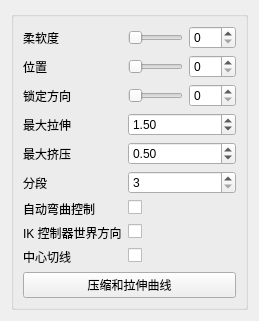
<?xml version="1.0" encoding="UTF-8"?>
<ui version="4.0">
 <class>Form</class>
 <widget class="QWidget" name="Form">
  <property name="geometry">
   <rect>
    <x>0</x>
    <y>0</y>
    <width>259</width>
    <height>265</height>
   </rect>
  </property>
  <property name="windowTitle">
   <string>表单</string>
  </property>
  <layout class="QGridLayout" name="gridLayout">
   <item row="0" column="0">
    <widget class="QGroupBox" name="groupBox">
     <property name="title">
      <string/>
     </property>
     <layout class="QGridLayout" name="gridLayout_2">
      <item row="0" column="0">
       <layout class="QVBoxLayout" name="verticalLayout">
        <item>
         <layout class="QFormLayout" name="formLayout">
          <item row="0" column="0">
           <widget class="QLabel" name="softness_label">
            <property name="text">
             <string>柔软度</string>
            </property>
           </widget>
          </item>
          <item row="0" column="1">
           <layout class="QHBoxLayout" name="horizontalLayout_3">
            <item>
             <widget class="QSlider" name="softness_slider">
              <property name="minimumSize">
               <size>
                <width>0</width>
                <height>15</height>
               </size>
              </property>
              <property name="maximum">
               <number>100</number>
              </property>
              <property name="orientation">
               <enum>Qt::Horizontal</enum>
              </property>
             </widget>
            </item>
            <item>
             <widget class="QSpinBox" name="softness_spinBox">
              <property name="maximum">
               <number>100</number>
              </property>
             </widget>
            </item>
           </layout>
          </item>
          <item row="1" column="0">
           <widget class="QLabel" name="softness_label_2">
            <property name="text">
             <string>位置</string>
            </property>
           </widget>
          </item>
          <item row="1" column="1">
           <layout class="QHBoxLayout" name="horizontalLayout_4">
            <item>
             <widget class="QSlider" name="position_slider">
              <property name="minimumSize">
               <size>
                <width>0</width>
                <height>15</height>
               </size>
              </property>
              <property name="maximum">
               <number>100</number>
              </property>
              <property name="orientation">
               <enum>Qt::Horizontal</enum>
              </property>
             </widget>
            </item>
            <item>
             <widget class="QSpinBox" name="position_spinBox">
              <property name="maximum">
               <number>100</number>
              </property>
             </widget>
            </item>
           </layout>
          </item>
          <item row="2" column="0">
           <widget class="QLabel" name="softness_label_3">
            <property name="text">
             <string>锁定方向</string>
            </property>
           </widget>
          </item>
          <item row="2" column="1">
           <layout class="QHBoxLayout" name="horizontalLayout_5">
            <item>
             <widget class="QSlider" name="lockOri_slider">
              <property name="minimumSize">
               <size>
                <width>0</width>
                <height>15</height>
               </size>
              </property>
              <property name="maximum">
               <number>100</number>
              </property>
              <property name="orientation">
               <enum>Qt::Horizontal</enum>
              </property>
             </widget>
            </item>
            <item>
             <widget class="QSpinBox" name="lockOri_spinBox">
              <property name="maximum">
               <number>100</number>
              </property>
             </widget>
            </item>
           </layout>
          </item>
          <item row="3" column="0">
           <widget class="QLabel" name="maxStretch_label">
            <property name="sizePolicy">
             <sizepolicy hsizetype="MinimumExpanding" vsizetype="MinimumExpanding">
              <horstretch>0</horstretch>
              <verstretch>0</verstretch>
             </sizepolicy>
            </property>
            <property name="text">
             <string>最大拉伸</string>
            </property>
           </widget>
          </item>
          <item row="3" column="1">
           <widget class="QDoubleSpinBox" name="maxStretch_spinBox">
            <property name="sizePolicy">
             <sizepolicy hsizetype="MinimumExpanding" vsizetype="Fixed">
              <horstretch>0</horstretch>
              <verstretch>0</verstretch>
             </sizepolicy>
            </property>
            <property name="minimum">
             <double>1.000000000000000</double>
            </property>
            <property name="singleStep">
             <double>0.100000000000000</double>
            </property>
            <property name="value">
             <double>1.500000000000000</double>
            </property>
           </widget>
          </item>
          <item row="4" column="0">
           <widget class="QLabel" name="maxSquash_label">
            <property name="sizePolicy">
             <sizepolicy hsizetype="MinimumExpanding" vsizetype="MinimumExpanding">
              <horstretch>0</horstretch>
              <verstretch>0</verstretch>
             </sizepolicy>
            </property>
            <property name="text">
             <string>最大挤压</string>
            </property>
           </widget>
          </item>
          <item row="4" column="1">
           <widget class="QDoubleSpinBox" name="maxSquash_spinBox">
            <property name="sizePolicy">
             <sizepolicy hsizetype="MinimumExpanding" vsizetype="Fixed">
              <horstretch>0</horstretch>
              <verstretch>0</verstretch>
             </sizepolicy>
            </property>
            <property name="minimum">
             <double>0.100000000000000</double>
            </property>
            <property name="maximum">
             <double>1.000000000000000</double>
            </property>
            <property name="singleStep">
             <double>0.100000000000000</double>
            </property>
            <property name="value">
             <double>0.500000000000000</double>
            </property>
           </widget>
          </item>
          <item row="5" column="0">
           <widget class="QLabel" name="divisions_label">
            <property name="text">
             <string>分段</string>
            </property>
           </widget>
          </item>
          <item row="5" column="1">
           <widget class="QSpinBox" name="division_spinBox">
            <property name="sizePolicy">
             <sizepolicy hsizetype="Expanding" vsizetype="Fixed">
              <horstretch>0</horstretch>
              <verstretch>0</verstretch>
             </sizepolicy>
            </property>
            <property name="minimum">
             <number>3</number>
            </property>
            <property name="value">
             <number>3</number>
            </property>
           </widget>
          </item>
          <item row="6" column="1">
           <widget class="QCheckBox" name="autoBend_checkBox">
            <property name="text">
             <string/>
            </property>
           </widget>
          </item>
          <item row="6" column="0">
           <widget class="QLabel" name="autoBend_label">
            <property name="text">
             <string>自动弯曲控制</string>
            </property>
           </widget>
          </item>
          <item row="8" column="1">
           <widget class="QCheckBox" name="centralTangent_checkBox">
            <property name="text">
             <string/>
            </property>
           </widget>
          </item>
          <item row="8" column="0">
           <widget class="QLabel" name="centralTangent_label">
            <property name="text">
             <string>中心切线</string>
            </property>
           </widget>
          </item>
          <item row="7" column="1">
           <widget class="QCheckBox" name="IKWorldOri_checkBox">
            <property name="toolTip">
             <string>&lt;html&gt;&lt;head/&gt;&lt;body&gt;&lt;p&gt;如果勾选，IK 控制器将朝向世界空间 XYZ&lt;/p&gt;&lt;/body&gt;&lt;/html&gt;</string>
            </property>
            <property name="text">
             <string/>
            </property>
           </widget>
          </item>
          <item row="7" column="0">
           <widget class="QLabel" name="autoBend_label_2">
            <property name="text">
             <string>IK 控制器世界方向</string>
            </property>
           </widget>
          </item>
         </layout>
        </item>
        <item>
         <widget class="QPushButton" name="squashStretchProfile_pushButton">
          <property name="text">
           <string>压缩和拉伸曲线</string>
          </property>
         </widget>
        </item>
       </layout>
      </item>
     </layout>
    </widget>
   </item>
  </layout>
 </widget>
 <resources/>
 <connections>
  <connection>
   <sender>softness_slider</sender>
   <signal>sliderMoved(int)</signal>
   <receiver>softness_spinBox</receiver>
   <slot>setValue(int)</slot>
   <hints>
    <hint type="sourcelabel">
     <x>187</x>
     <y>30</y>
    </hint>
    <hint type="destinationlabel">
     <x>235</x>
     <y>28</y>
    </hint>
   </hints>
  </connection>
  <connection>
   <sender>softness_spinBox</sender>
   <signal>valueChanged(int)</signal>
   <receiver>softness_slider</receiver>
   <slot>setValue(int)</slot>
   <hints>
    <hint type="sourcelabel">
     <x>235</x>
     <y>20</y>
    </hint>
    <hint type="destinationlabel">
     <x>187</x>
     <y>20</y>
    </hint>
   </hints>
  </connection>
  <connection>
   <sender>position_slider</sender>
   <signal>valueChanged(int)</signal>
   <receiver>position_spinBox</receiver>
   <slot>setValue(int)</slot>
   <hints>
    <hint type="sourcelabel">
     <x>156</x>
     <y>50</y>
    </hint>
    <hint type="destinationlabel">
     <x>208</x>
     <y>50</y>
    </hint>
   </hints>
  </connection>
  <connection>
   <sender>position_spinBox</sender>
   <signal>valueChanged(int)</signal>
   <receiver>position_slider</receiver>
   <slot>setValue(int)</slot>
   <hints>
    <hint type="sourcelabel">
     <x>218</x>
     <y>56</y>
    </hint>
    <hint type="destinationlabel">
     <x>176</x>
     <y>54</y>
    </hint>
   </hints>
  </connection>
  <connection>
   <sender>lockOri_spinBox</sender>
   <signal>valueChanged(int)</signal>
   <receiver>lockOri_slider</receiver>
   <slot>setValue(int)</slot>
   <hints>
    <hint type="sourcelabel">
     <x>207</x>
     <y>79</y>
    </hint>
    <hint type="destinationlabel">
     <x>165</x>
     <y>82</y>
    </hint>
   </hints>
  </connection>
  <connection>
   <sender>lockOri_slider</sender>
   <signal>valueChanged(int)</signal>
   <receiver>lockOri_spinBox</receiver>
   <slot>setValue(int)</slot>
   <hints>
    <hint type="sourcelabel">
     <x>111</x>
     <y>76</y>
    </hint>
    <hint type="destinationlabel">
     <x>198</x>
     <y>70</y>
    </hint>
   </hints>
  </connection>
  <connection>
   <sender>softness_slider</sender>
   <signal>valueChanged(int)</signal>
   <receiver>softness_spinBox</receiver>
   <slot>setValue(int)</slot>
   <hints>
    <hint type="sourcelabel">
     <x>97</x>
     <y>23</y>
    </hint>
    <hint type="destinationlabel">
     <x>207</x>
     <y>23</y>
    </hint>
   </hints>
  </connection>
 </connections>
</ui>
